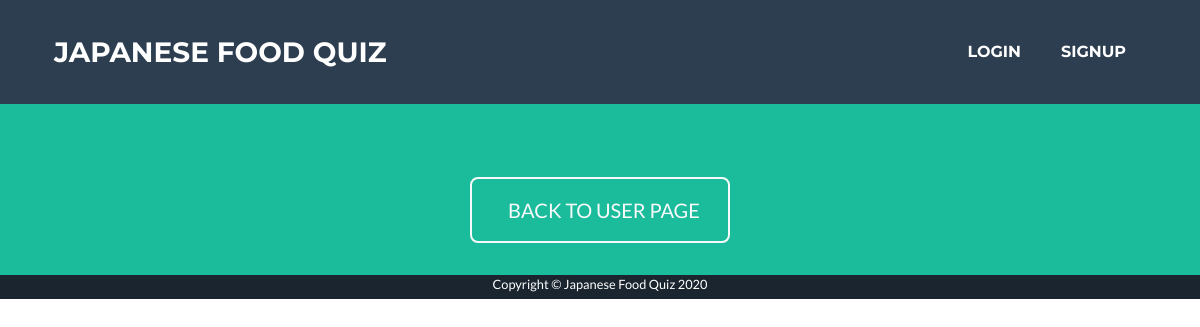
The page /qs on the database as committed earlier.
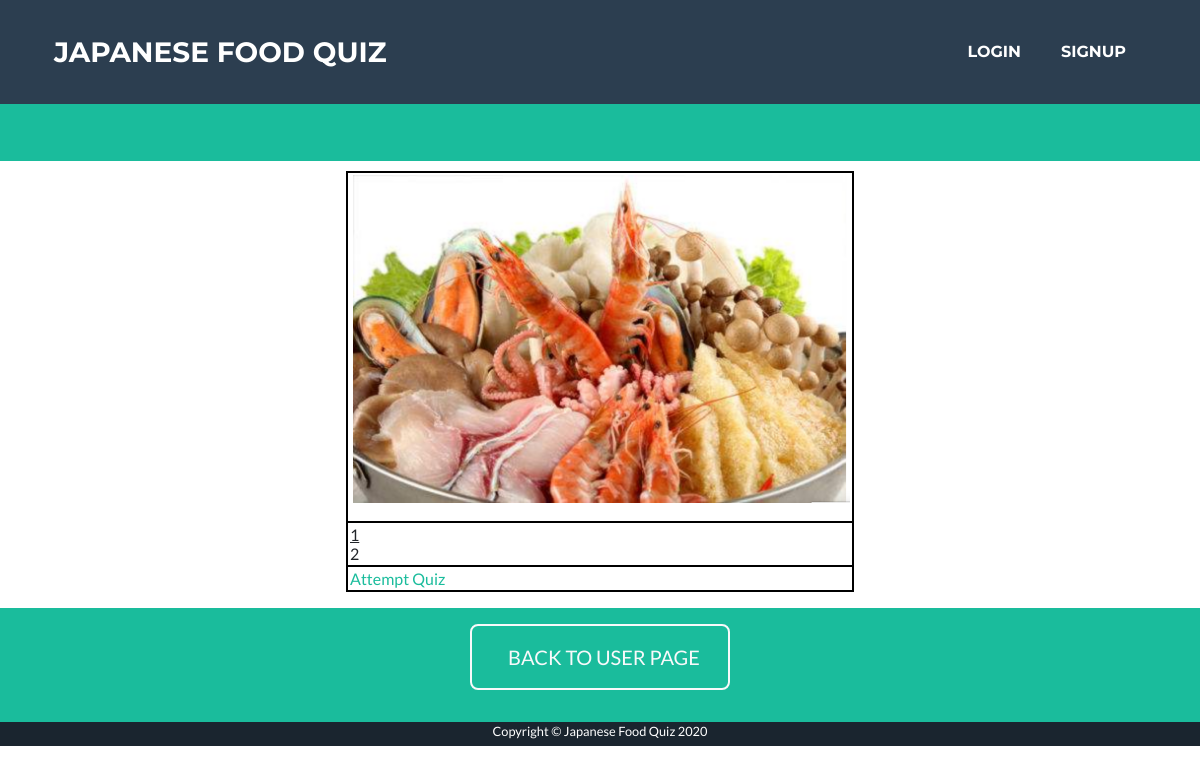
The same page on the database as committed later.
### app/models.py (models this page shows, shortened)
class QuizSet(db.Model):
    __table_args__ = {'extend_existing': True}
    quizSetID = db.Column(db.Integer, primary_key=True)
    name = db.Column(db.String(100))
    description = db.Column(db.String(100))
    picture = db.Column(db.String(100))
    userID = db.Column(db.String)
    status = db.Column(db.String(100))

### app/routes.py (the view)
@app.route('/qs')
def qs():
    quizSets = QuizSet.query.filter_by(status="approve").all()
    for quizSet in quizSets:
        quizSet.href = "/qa?index=0&id="+str(quizSet.quizSetID)
        quizSet.picture = "/static/images/"+quizSet.picture
    return render_template('qs.html', quizSets=quizSets, base64=base64)

### app/templates/qs.html (shortened to what this page needs)
﻿<!DOCTYPE html>
<html lang="en">
  <head>
    <link href="/static/style.css" rel="stylesheet" />
    <link href="/static/qs.css" rel="stylesheet" />
  {% extends 'base.html' %}
  {% block content %}
        <td class="page-section portfolio" id="portfolio">
            {% for quizSet in quizSets %}
            <p>
                <table class="tbCss" align="center">
                    <tr>
                        <td>
                            <p> <img src="{{ quizSet.picture }}" width="500rem" alt="miss～～"/></p>
                        </td>
                    </tr>
                    <tr>
                        <td>
                            <u>{{ quizSet.name }}</u>
                            <br>
                            {{ quizSet.description }}
                        </td>
                    </tr>
                    <tr>
                        <td>
                            <a href="{{ quizSet.href }}"> Attempt Quiz </a>
                        </td>
                    </tr>
                </table>
            </p>
            {% endfor %}
        <section class="page-section bg-primary text-white mb-0" id="about" style="padding-top: 1rem; padding-bottom: 2rem;">
            <div class="container">
                <div class="text-center">
                  <a class="btn btn-xl btn-outline-light" href="/user_page">
                    BACK TO USER PAGE
                  </a>
                </div>
              </div>
        </section>
  {% endblock %}

Rows that differ between the two databases and show on the page:
added QuizSet: picture (picture), name "1", description "2"
